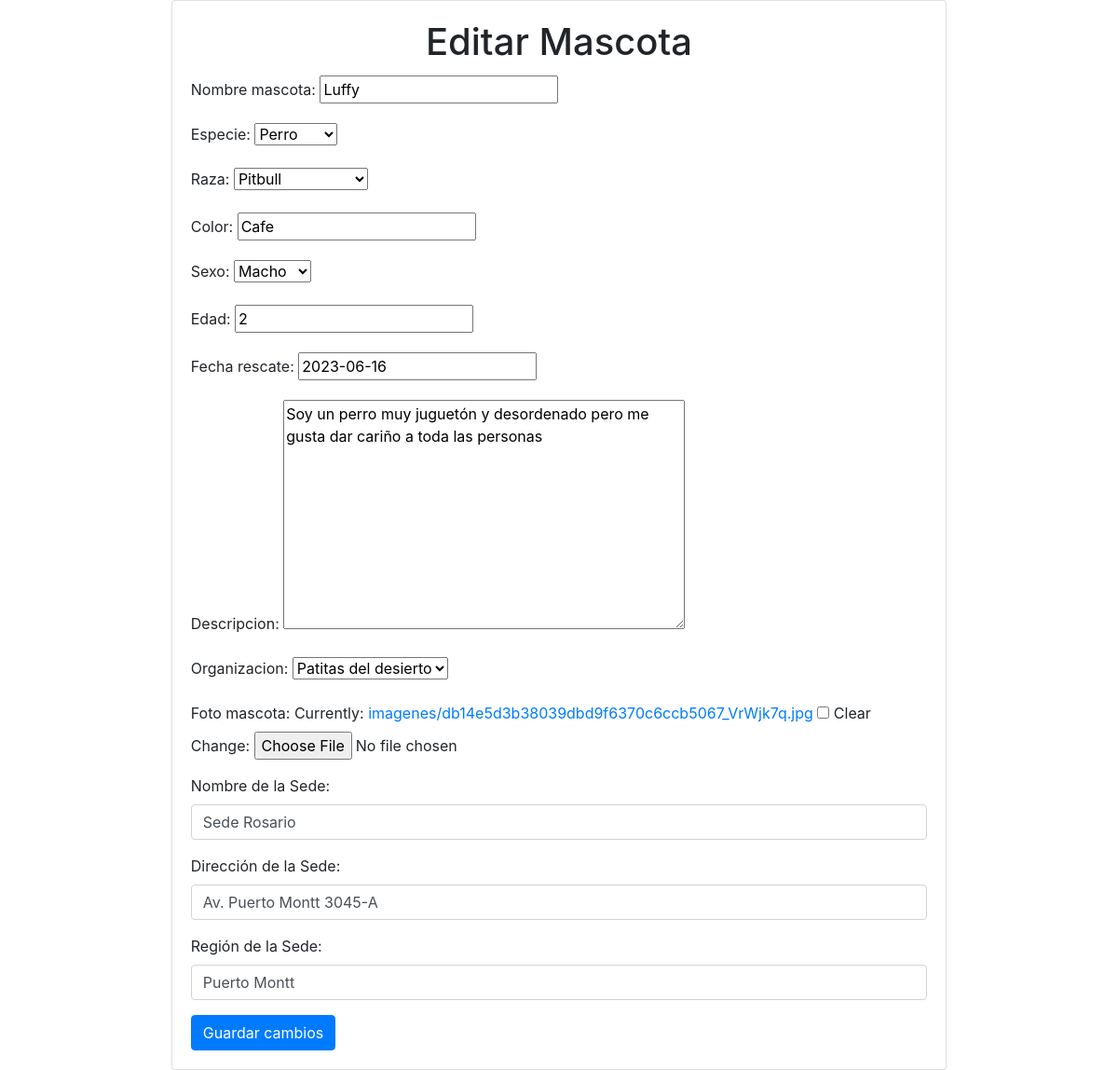
/editar_mascota/8/, run on the app's committed database.
### Aplicaciones/Adoptar/models.py (models this page shows, shortened)
class Mascota(models.Model):
    nombre_mascota=models.CharField(max_length=50)
    especie = models.ForeignKey(Especie, on_delete=models.CASCADE)
    raza = models.ForeignKey(Raza, on_delete=models.CASCADE)
    color=models.CharField(max_length=50)
    sexo=models.CharField(max_length=1, choices=sexos, default='H')
    edad=models.IntegerField()
    fecha_rescate=models.DateField(default=date.today)
    descripcion=models.TextField()
    organizacion = models.ForeignKey(Organizacion, on_delete=models.CASCADE, related_name='mascotas', default=None, null=True, blank=True)
    foto_mascota = models.ImageField(upload_to='imagenes', null=True, blank=True)
    sede = models.ForeignKey(Sede, on_delete=models.CASCADE, default=None, null=True, blank=True)

class Sede(models.Model):
   nombre_sede = models.CharField(max_length=50, default=None)
   direccion_sede = models.CharField(max_length=50, default=None)
   region_sede = models.CharField(max_length=50, default=None)

### Aplicaciones/Adoptar/views.py (the view)
# urls.py: path('editar_mascota/<int:mascota_id>/', views.editar_mascota, name='editar_mascota'),
def editar_mascota(request, mascota_id):
    mascota = get_object_or_404(Mascota, pk=mascota_id)
    if request.method == 'POST':
        form = MascotaForm(request.POST, request.FILES, instance=mascota)
        if form.is_valid():
            mascota = form.save(commit=False)
            if mascota.sede is None:
                mascota.sede = Sede.objects.create(
                    nombre_sede=request.POST.get('nombre_sede'),
                    direccion_sede=request.POST.get('direccion_sede'),
                    region_sede=request.POST.get('region_sede')
                )
            else:
                mascota.sede.nombre_sede = request.POST.get('nombre_sede')
                mascota.sede.direccion_sede = request.POST.get('direccion_sede')
                mascota.sede.region_sede = request.POST.get('region_sede')
                mascota.sede.save()
            mascota.save()
            return redirect('listar_mascotas')
    else:
        form = MascotaForm(instance=mascota)
    return render(request, 'editar_mascota.html', {'form': form, 'mascota': mascota})

### Aplicaciones/Adoptar/forms.py
class MascotaForm(forms.ModelForm):
    class Meta:
        model = Mascota
        fields = ['nombre_mascota', 'especie', 'raza', 'color', 'sexo', 'edad', 'fecha_rescate', 'descripcion', 'organizacion', 'foto_mascota']

### Aplicaciones/Adoptar/models.py (called while the page is built)
    def __str__(self):
        texto = "{0}"
        return texto.format(self.nombre_organizacion)

    def __str__(self):
        return self.nombre

    def __str__(self):
        return self.nombre

### Aplicaciones/Adoptar/templates/editar_mascota.html (shortened to what this page needs)
<!DOCTYPE html>
<html lang="en">
<head>
   <link rel="stylesheet" href="https://stackpath.bootstrapcdn.com/bootstrap/4.3.1/css/bootstrap.min.css">
</head>
<body>
   <div class="container d-flex justify-content-center">
       <div class="card w-75">
           <div class="card-body">
               <h1 class="card-title text-center">Editar Mascota</h1>
               <form method="post" enctype="multipart/form-data">
                  {{ form.as_p }}
                  <div class="form-group">
                      <label for="nombre_sede">Nombre de la Sede:</label>
                      <input type="text" id="nombre_sede" name="nombre_sede" class="form-control" placeholder="Nombre de la Sede" maxlength="50" required value="{{ mascota.sede.nombre_sede }}">
                  </div>
                  <div class="form-group">
                      <label for="direccion_sede">Dirección de la Sede:</label>
                      <input type="text" id="direccion_sede" name="direccion_sede" class="form-control" placeholder="Dirección de la Sede" maxlength="50" required value="{{ mascota.sede.direccion_sede }}">
                  </div>
                  <div class="form-group">
                      <label for="region_sede">Región de la Sede:</label>
                      <input type="text" id="region_sede" name="region_sede" class="form-control" placeholder="Región de la Sede" maxlength="50" required value="{{ mascota.sede.region_sede }}">
                  </div>
                  <button type="submit" class="btn btn-primary">Guardar cambios</button>
               </form>
           </div>
       </div>
   </div>
</body>
</html>

### data on the page
Mascota: nombre_mascota "Luffy", especie "Perro", raza "Pitbull", color "Cafe", sexo "Macho", edad "2", fecha_rescate "2023-06-16", descripcion "Soy un perro muy juguetón y desordenado pero me gusta dar cariño a toda las personas", organizacion "Patitas del desierto", nombre_sede "Sede Rosario", direccion_sede "Av. Puerto Montt 3045-A", region_sede "Puerto Montt"
